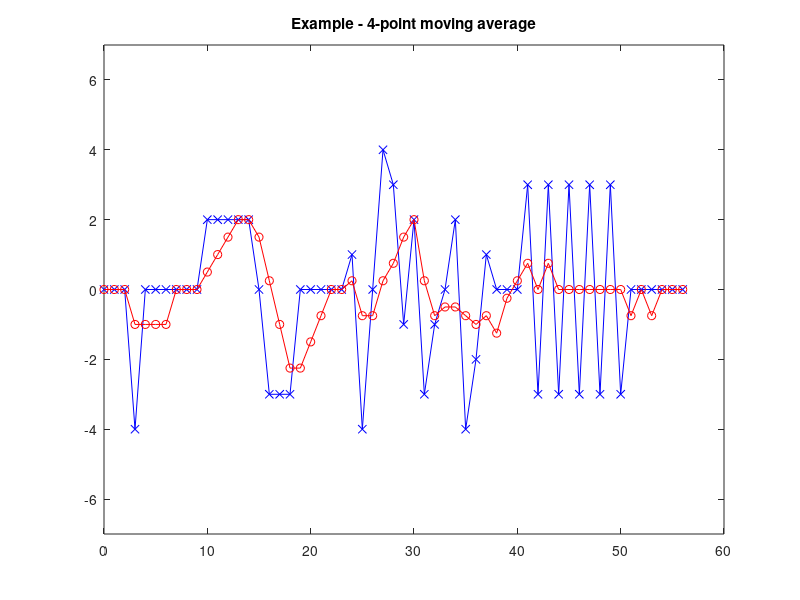
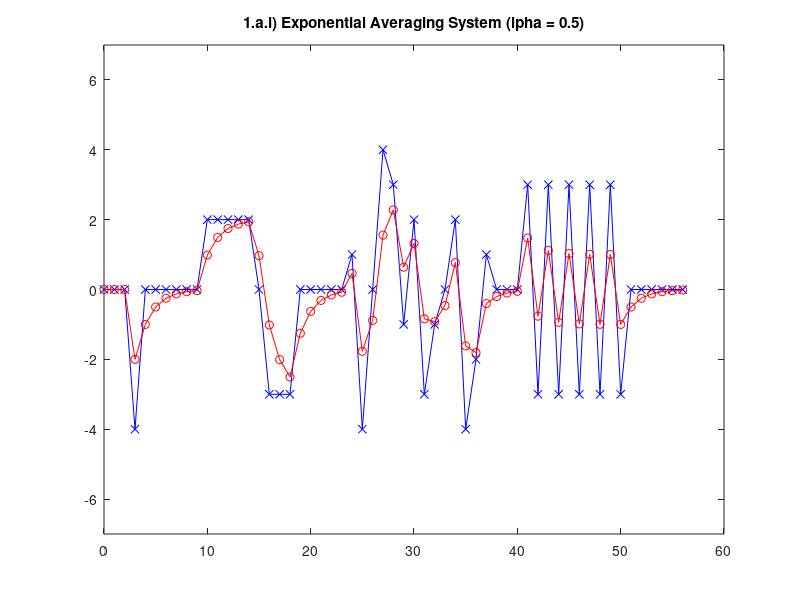
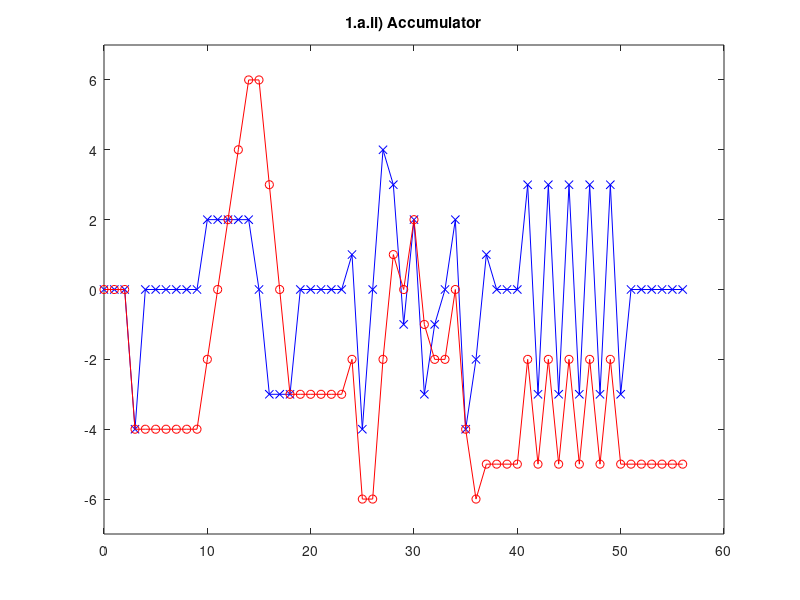
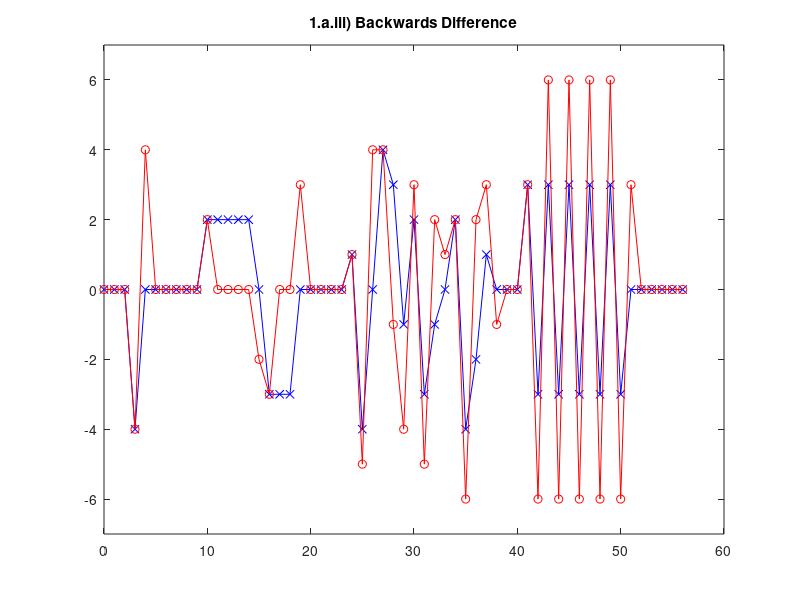

Write the MATLAB code that produced these figures, in order.
%% 1.a
x = [ 0 0 0 -4 0 0 0 0 0 0 2 2 2 2 ...
2 0 -3 -3 -3 0 0 0 0 0 1 -4 0 4 ...
3 -1 2 -3 -1 0 2 -4 -2 1 0 0 0 3 ...
-3 3 -3 3 -3 3 -3 3 -3 0 0 0 0 0 0 ];
n = 0:length(x)-1;

a=[1];
b=[1 1 1 1]/4;
y = filter(b, a, x);
figure;
plot(n, x, 'bx-', n, y, 'ro-');
ylim([-7,7]);
title("Example - 4-point moving average");


%% 1.a.i) Exponential Averaging System
% $y_n = alpha * x_n + (1 - alpha)*y_{n-1}$
%
% $=> y_n - (1 - alpha) * y_{n-1} = alpha * x_n$
%
% $=> [1, -(1 - alpha)] . [y_n, y_{n-1}] = [alpha] . [x_n]$
alpha = 0.5;
a=[1, -(1 - alpha)];
b=[alpha];
y = filter(b, a, x);
figure;
plot(n, x, 'bx-', n, y, 'ro-');
ylim([-7,7]);
title("1.a.i) Exponential Averaging System ({\alpha = 0.5})");

%% 1.a.ii) Accumulator
% $$y_n = x_n + y_{n-1}$$
%
% $$=> y_n - y_{n-1} = x_n$$
%
% $$=> [1, -1] . [y_n, y_{n-1}] = [1] . [x_n]$$
a=[1, -1];
b=[1];
y = filter(b, a, x);
figure;
plot(n, x, 'bx-', n, y, 'ro-');
ylim([-7,7]);
title("1.a.ii) Accumulator");

%% 1.a.iii) Backwards Difference System
% $$y_n = x_n - x_{n-1}$$
%
% $$[1] . [y_n] = [1, -1] . [x_n, x_{n-1}]$$
a=[1];
b=[1, -1];
y = filter(b, a, x);
figure;
plot(n, x, 'bx-', n, y, 'ro-');
ylim([-7,7]);
title("1.a.iii) Backwards Difference");
